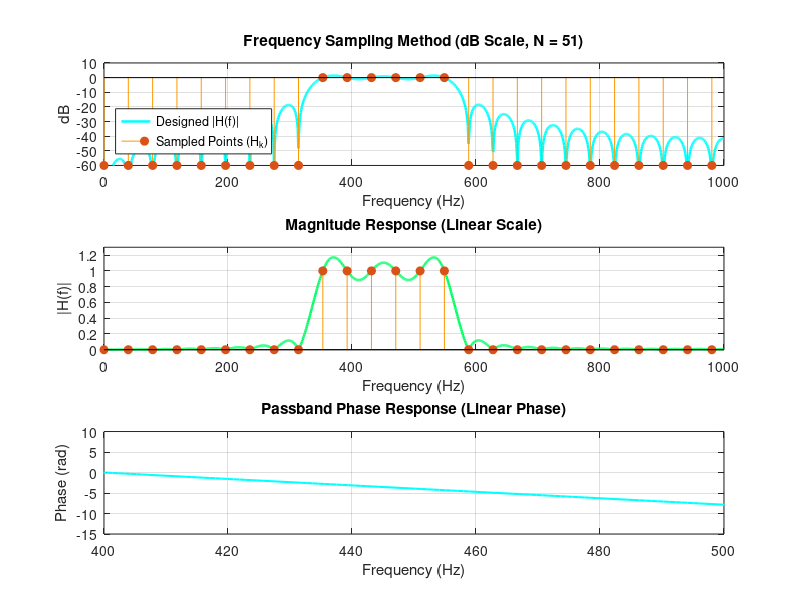

Here is the MATLAB script that generated this plot:
clc; close all;
Fs = 2000; fc1 = 350; fc2 = 550;
N = 51;                         
k = 0:(N-1); f_k = k * (Fs / N);
H_mag = zeros(1, N);
for i = 1:N
    if (f_k(i) >= fc1 && f_k(i) <= fc2) || (f_k(i) >= (Fs - fc2) && f_k(i) <= (Fs - fc1))
        H_mag(i) = 1;
    end
end
alpha = (N - 1) / 2;
H_k = H_mag .* exp(-1i * 2*pi * alpha * k / N);
h = real(ifft(H_k));             
[H, w] = freqz(h, 1, 1024, Fs);
subplot(3,1,1);
plot(w, 20*log10(abs(H)), 'Color', '#00FFFF', 'LineWidth', 1.8); hold on;
stem(f_k(1:ceil(N/2)), 20*log10(H_mag(1:ceil(N/2)) + 1e-3), 'filled', 'Color', '#FF9900');
title(sprintf('Frequency Sampling Method (dB Scale, N = %d)', N));
ylabel('dB'); xlabel('Frequency (Hz)'); ylim([-60 10]); xlim([0 Fs/2]); grid on;
legend('Designed |H(f)|', 'Sampled Points (H_k)', 'Location', 'southwest');
subplot(3,1,2);
plot(w, abs(H), 'Color', '#00FF66', 'LineWidth', 1.8); hold on;
stem(f_k(1:ceil(N/2)), H_mag(1:ceil(N/2)), 'filled', 'Color', '#FF9900');
title('Magnitude Response (Linear Scale)');
ylabel('|H(f)|'); xlabel('Frequency (Hz)'); ylim([0 1.3]); xlim([0 Fs/2]); grid on;
subplot(3,1,3);
plot(w, unwrap(angle(H)), 'Color', '#00FFFF', 'LineWidth', 1.5);
title('Passband Phase Response (Linear Phase)');
ylabel('Phase (rad)'); xlabel('Frequency (Hz)'); xlim([400 500]); grid on;
